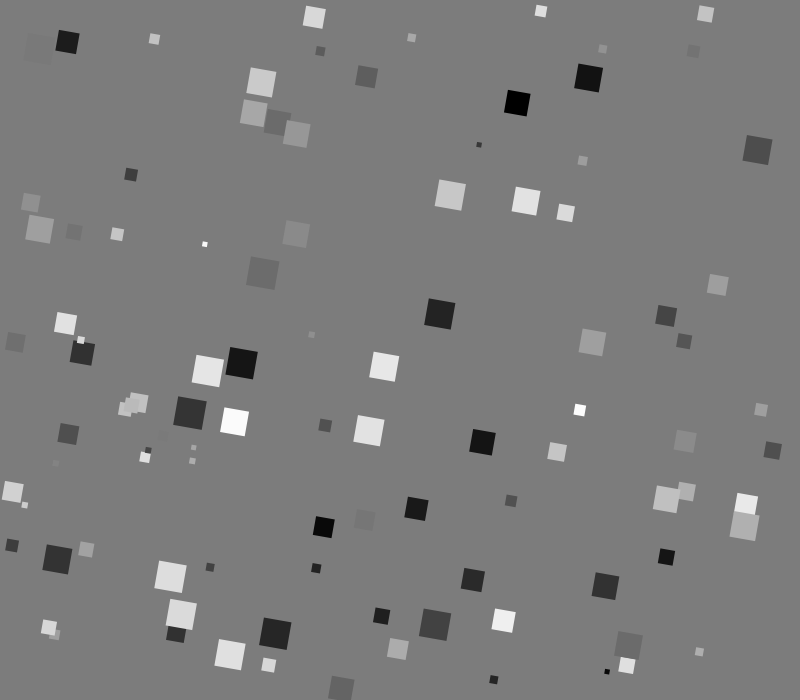
Frame 1 (no input)
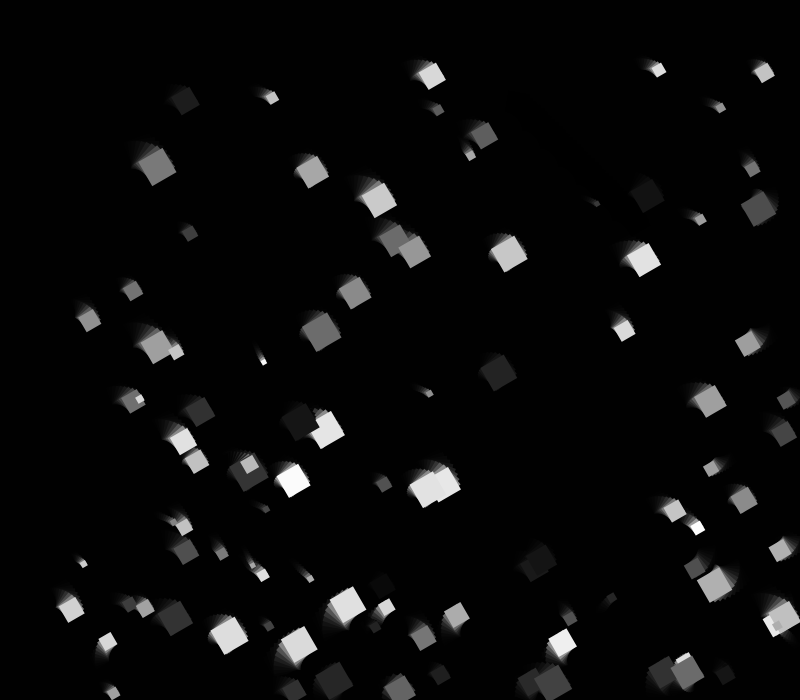
Frame 60 (the mouse pressed at the canvas centre just before this capture)
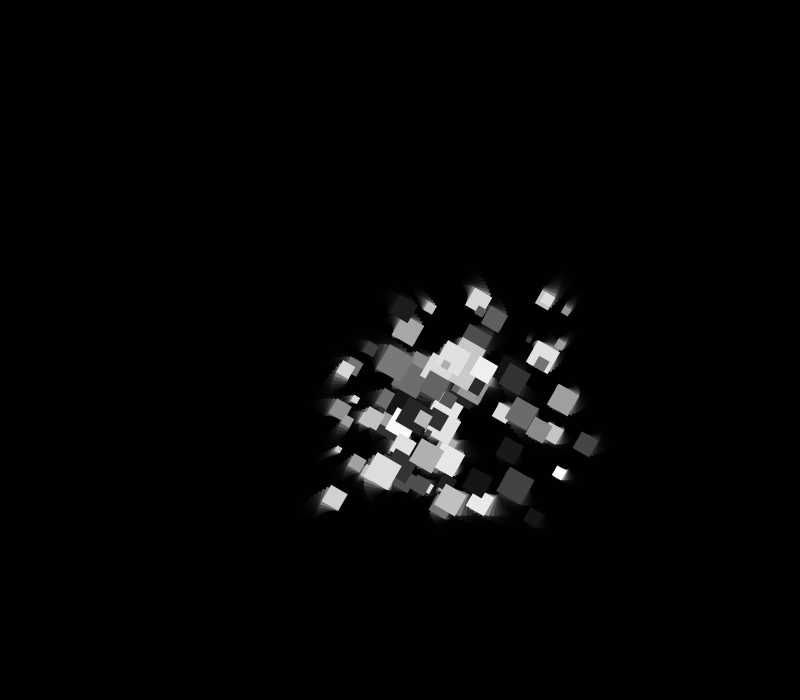
Frame 120 (the mouse held since frame 60 and released just before this capture)

The Processing sketch that drew these frames (run headless with seeded random() and noise(); from frame 60 on, the mouse is pressed at the canvas centre):

// Processing sketch: processing_75417
// ── processing_75417.pde

/*
Homework #11B, 48-757, 11:30AM
Copyright M. Yvonne Hidle
yvonnehidle@gmail.com

Credits:
- Easing from class code
*/

// Change this value to increase/decrease the number of Shapes
final int max = 100;

// List of arrays
float[]objectX;
float[]objectY;
int[]objectSize;
int[]objectSpeedX;
int[]objectSpeedY;
color[]objectColor;

// Global variables
float easingC;
float distX;
float distY;


//========================================//
void setup ()
{

// General setup  
size(800,700);
smooth();

// Giving the arrays values
objectX = new float [max];
objectY = new float [max];
objectSize = new int [max];
objectSpeedX = new int [max];
objectSpeedY = new int [max];
  
objectX = startArray2(0,width);
objectY = startArray2(0,height);
objectSize = startArray(5,30);
objectSpeedX = startArray(1,3);
objectSpeedY = startArray(1,3);
objectColor = startColArray();

// Giving global variables values
easingC = 0.02;
}
//========================================//


//========================================//
void draw()
{
// Prep window
drawWindow();
  
// Call Shapes
drawShapes();
moveShapes();

// Attract Shapes to mouse when you press
if (mousePressed == true)
{
  
  for (int i=0; i<objectX.length; i++)
{
  distX = mouseX - objectX[i];
  distY = mouseY - objectY[i];
  objectX[i] = objectX[i] + (distX * easingC);
  objectY[i] = objectY[i] + (distY * easingC);
  
  if (objectX[i]+objectSize[i]/2 > width || objectX[i]-objectSize[i]/2 < 0)
  {
    objectSpeedX[i] = -objectSpeedX[i];
  }
  
  if (objectY[i]+objectSize[i]/2 > height || objectY[i]-objectSize[i]/2 < 0)
  {
    objectSpeedY[i] = -objectSpeedY[i];
  }
}
}

}
//========================================//


//========================================//
// Draw the Shapes using the values generated
void drawShapes()
{

for (int i=0; i<objectX.length; i++)
{
pushMatrix();
translate(objectX[i],objectY[i]);
rotate( radians(frameCount*10) );
 
noStroke();
fill(objectColor[i]);
rectMode(CENTER);
rect(0,0,objectSize[i],objectSize[i]);
 
popMatrix();
}

}
//========================================//


//========================================//
// Move the Shapes
void moveShapes()
{
  
for (int i=0; i<objectX.length; i++)
{
  objectX[i] += objectSpeedX[i];
  objectY[i] += objectSpeedY[i];
  
  if (objectX[i]+objectSize[i]/2 > width || objectX[i]-objectSize[i]/2 < 0)
  {
    objectSpeedX[i] = -objectSpeedX[i];
  }
  
  if (objectY[i]+objectSize[i]/2 > height || objectY[i]-objectSize[i]/2 < 0)
  {
    objectSpeedY[i] = -objectSpeedY[i];
  }
}

}
//========================================//


//========================================//
void drawWindow()
{
noStroke();
fill(0,100);
rectMode(CORNER);
rect(0,0,width,height);
}
//========================================//


//========================================//
// Generate all the different values
int[] startArray(int small, int big)
{
  
int[]tempValue = new int[max];

for (int i=0; i<tempValue.length; i++)
{
  tempValue[i] = int( random(small,big) );
}

return tempValue;

}
//========================================//


//========================================//
// Generate all the different color values
color[] startColArray()
{
 
color[]tempColor = new color[max];
 
  for (int i=0; i<tempColor.length; i++)
  {
    tempColor[i] = color ( 
                   int(random(255))
                   );
  }
   
return tempColor;
   
}
//========================================//


//========================================//
// Generate all the different values
float[] startArray2(float small, float big)
{
  
float[]tempValue = new float[max];

for (int i=0; i<tempValue.length; i++)
{
  tempValue[i] = random(small,big);
}

return tempValue;

}
//========================================//
